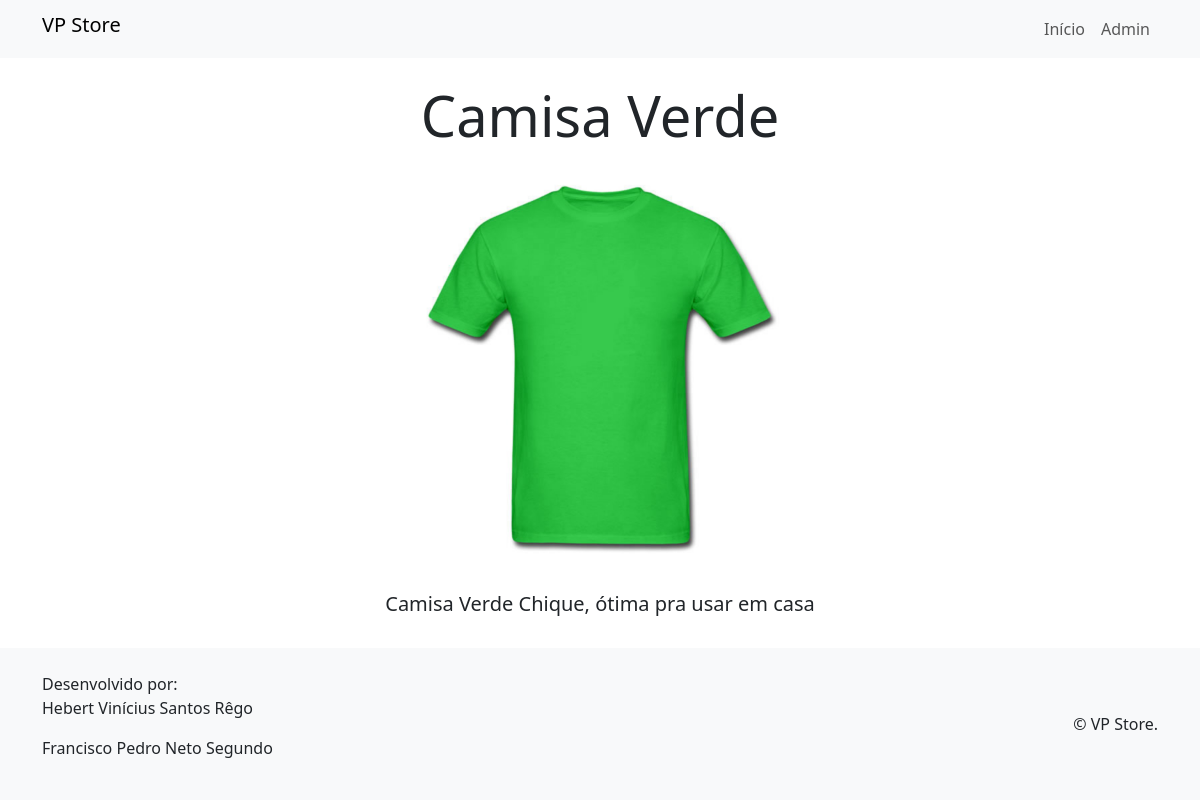
/produto_detalhar/14/, run on the app's committed database.
### produtos/models.py (models this page shows, shortened)
class Produto(models.Model):
    nome_produto = models.CharField(max_length=150, verbose_name='Nome do Produto')
    preco = models.DecimalField(max_digits=9, decimal_places=2, verbose_name='Preço')
    descricao = models.TextField(verbose_name='Descrição')
    imagem_produto = models.ImageField(null=True, blank=True, upload_to='produtos', verbose_name='Imagem do Produto')
    marca = models.ForeignKey(Marca, on_delete=models.CASCADE, verbose_name='Marca')
    categoria = models.ForeignKey(Categoria, on_delete=models.CASCADE, verbose_name='Categoria')

### produtos/views.py (the view)
# urls.py: path('produto_detalhar/<int:id>/', produto_detalhar, name='produto_detalhar'),
def produto_detalhar(request,id):
    produto = get_object_or_404(Produto, id=id)
    context ={
        'produto':produto
    }
    return render(request, "produtos/detalharproduto.html",context)

### produtos/templates/produtos/detalharproduto.html (shortened to what this page needs)
{% extends 'base.html' %}
{% load static %}
{% block content %}
  <div class="container mt-4">
    <div class="product product-detail-container">
      <h1 class="display-4">{{ produto.nome_produto }}</h1>
      <img src="{{ produto.imagem_produto.url }}" class="img-fluid product-image">
      <p class="lead">{{ produto.descricao }}</p>
    </div>
  </div>
{% endblock content %}

### static/styles.css (style rules this page uses)
body { display: flex; flex-direction: column; min-height: 100vh; }
.container { flex: 1; }
.product-detail-container { text-align: center; }
.product-image { max-width: 400px; display: block; margin: 0 auto; margin-top: 20px; margin-bottom: 20px; }

### data on the page
Produto: nome_produto "Camisa Verde", imagem_produto (picture), descricao "Camisa Verde Chique, ótima pra usar em casa"
